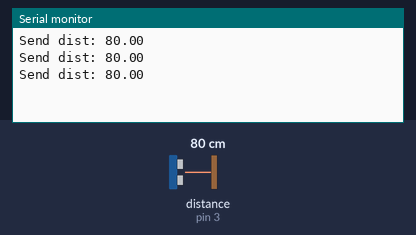
A sketch run on a simulated Arduino Uno, built with avr-gcc and run on an emulated ATmega328P. Shown: the last lines printed to the serial monitor. Inputs (shaded band) come from the test bench; at power-on: distance to the obstacle (sensor on pin 3) 80 cm. The echo pulse lasts 58.3 µs per cm; no radio packets arrive unless stated.

Above: at 1.3 s.
1.4 s: distance to the obstacle (sensor on pin 3) set to 2 cm
At 1.9 s:
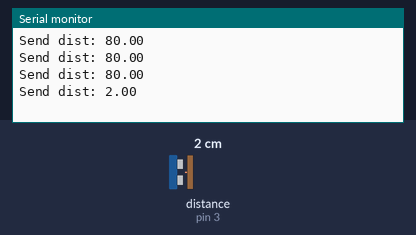
2.9 s: distance to the obstacle (sensor on pin 3) set to 4 cm
At 3.5 s:
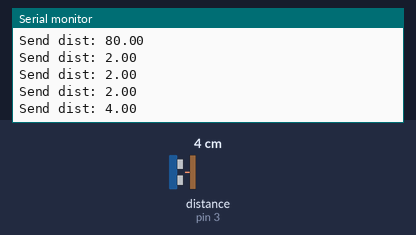
Timing chart, 0 to 5.9 s (numbered marks = the images above; inputs shaded):
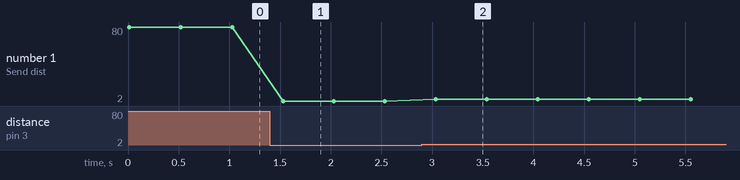

The sketch:

led_blink_tx.ino
```cpp
#include <SPI.h>
#include <RF24.h>
#include <HCSR04.h>

#define level_1 10.0
#define level_2 15.0

#define LEBEL_1 "FULL"
#define LEBEL_2 "MEDIUM"
#define LEBEL_3 "LOW"

HCSR04 hc(2, 3); //initialisation class HCSR04 (trig pin , echo pin)

char msg[15] = {0};

RF24 radio(9, 10); // CE, CSN
const byte address[6] = "00001";

void setup() {
  Serial.begin(9600);
  radio.begin();
  radio.openWritingPipe(address);
  radio.setPALevel(RF24_PA_LOW);
  radio.stopListening();
}

void loop() {
  float distance = hc.dist();
  memset(msg, 0, sizeof(msg));
  if (distance <= level_1)
  {
    strcpy(msg, LEBEL_1);
  }
  else if ((distance > level_1) && (distance <= level_2))
  {
    strcpy(msg, LEBEL_2);
  }
  else
  {
    strcpy(msg, LEBEL_3);
  }
  bool success = radio.write(&msg, strlen(msg));
  if (success) {
    Serial.print("Send dist: ");
    Serial.println(distance); // return curent distance in serial
  } else {
    Serial.println("Failed to send");
  }
  delay(500); // send every 100 ms
}
```

Measured:
- after the input at 1.4 s, the serial monitor: prints a new line after 0.13 s (image 1)
- after the input at 2.9 s, the serial monitor: prints a new line after 0.14 s (image 2)
- plotted number 1: 80 → 2 after the input at 1.4 s, 2 → 4 after the input at 2.9 s
